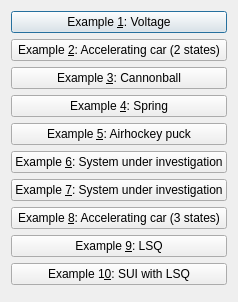
<?xml version="1.0" encoding="UTF-8"?>
<ui version="4.0">
 <class>QtKalmanFilterExamplesDialog</class>
 <widget class="QDialog" name="QtKalmanFilterExamplesDialog">
  <property name="geometry">
   <rect>
    <x>0</x>
    <y>0</y>
    <width>212</width>
    <height>302</height>
   </rect>
  </property>
  <property name="windowTitle">
   <string>QtKalmanFilterExamplesDialog</string>
  </property>
  <property name="windowIcon">
   <iconset resource="ToolKalmanFilterer.qrc">
    <normaloff>:/images/R.png</normaloff>:/images/R.png</iconset>
  </property>
  <layout class="QVBoxLayout" name="verticalLayout">
   <item>
    <widget class="QPushButton" name="button_1">
     <property name="text">
      <string>Example &amp;1: Voltage</string>
     </property>
    </widget>
   </item>
   <item>
    <widget class="QPushButton" name="button_2">
     <property name="text">
      <string>Example &amp;2: Accelerating car (2 states)</string>
     </property>
    </widget>
   </item>
   <item>
    <widget class="QPushButton" name="button_3">
     <property name="text">
      <string>Example &amp;3: Cannonball</string>
     </property>
    </widget>
   </item>
   <item>
    <widget class="QPushButton" name="button_4">
     <property name="text">
      <string>Example &amp;4: Spring</string>
     </property>
    </widget>
   </item>
   <item>
    <widget class="QPushButton" name="button_5">
     <property name="text">
      <string>Example &amp;5: Airhockey puck</string>
     </property>
    </widget>
   </item>
   <item>
    <widget class="QPushButton" name="button_6">
     <property name="text">
      <string>Example &amp;6: System under investigation</string>
     </property>
    </widget>
   </item>
   <item>
    <widget class="QPushButton" name="button_7">
     <property name="text">
      <string>Example &amp;7: System under investigation</string>
     </property>
    </widget>
   </item>
   <item>
    <widget class="QPushButton" name="button_8">
     <property name="text">
      <string>Example &amp;8: Accelerating car (3 states)</string>
     </property>
    </widget>
   </item>
   <item>
    <widget class="QPushButton" name="button_9">
     <property name="text">
      <string>Example &amp;9: LSQ</string>
     </property>
    </widget>
   </item>
   <item>
    <widget class="QPushButton" name="button_10">
     <property name="text">
      <string>Example 1&amp;0: SUI with LSQ</string>
     </property>
    </widget>
   </item>
  </layout>
 </widget>
 <layoutdefault spacing="6" margin="11"/>
 <resources>
  <include location="ToolKalmanFilterer.qrc"/>
 </resources>
 <connections/>
</ui>
